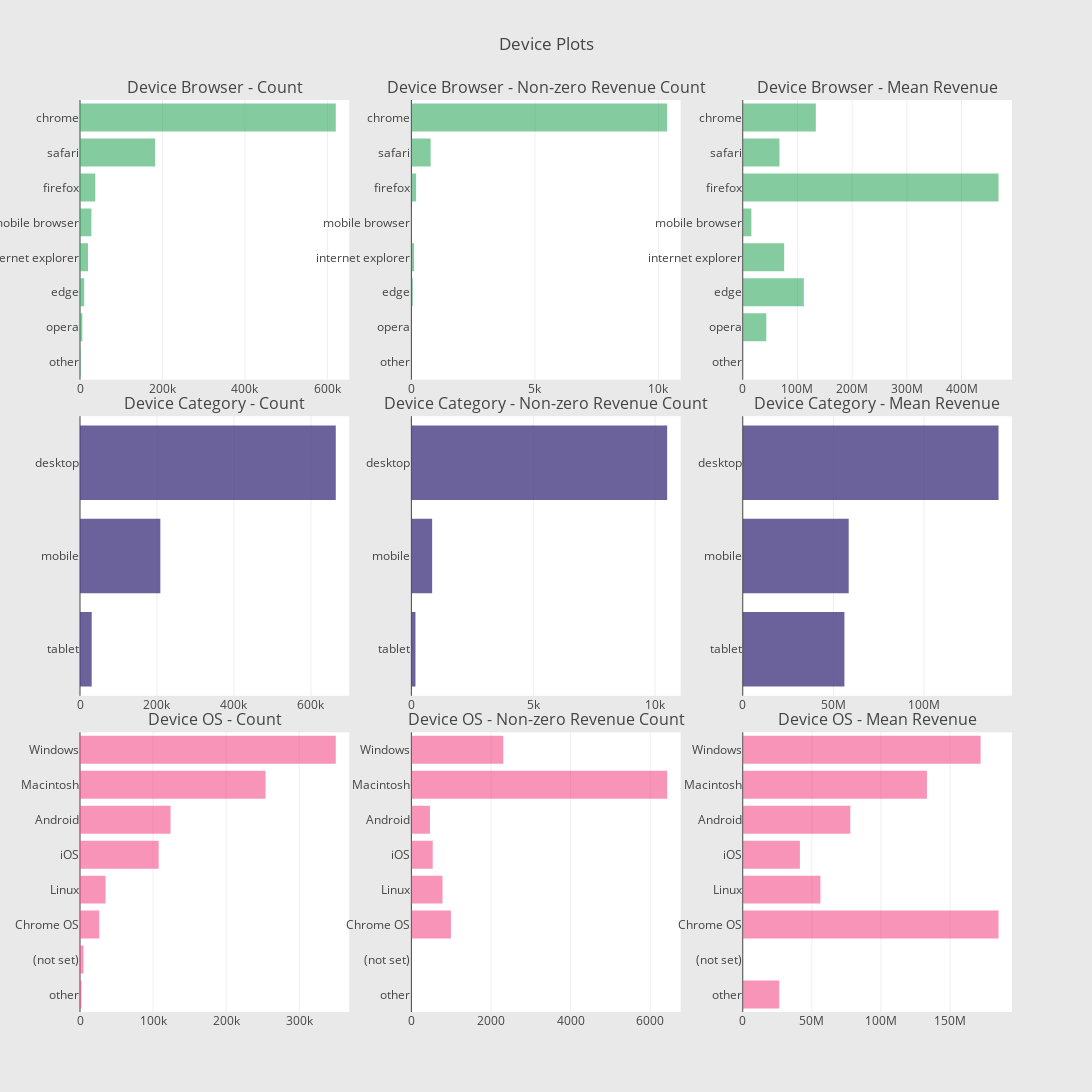

Notebook code for this chart:
### Code cell
def horizontal_bar_chart(cnt_srs, color):
    trace = go.Bar(
        y=cnt_srs.index[::-1],
        x=cnt_srs.values[::-1],
        showlegend=False,
        orientation = 'h',
        marker=dict(
            color=color,
        ),
    )
    return trace

# Device Browser
cnt_srs = train_data.groupby('device.browser')['totals.transactionRevenue'].agg(['size', 'count', 'mean'])
cnt_srs.columns = ["count", "count of non-zero revenue", "mean"]
cnt_srs = cnt_srs.sort_values(by="count", ascending=False)
trace1 = horizontal_bar_chart(cnt_srs["count"].head(10), 'rgba(50, 171, 96, 0.6)')
trace2 = horizontal_bar_chart(cnt_srs["count of non-zero revenue"].head(10), 'rgba(50, 171, 96, 0.6)')
trace3 = horizontal_bar_chart(cnt_srs["mean"].head(10), 'rgba(50, 171, 96, 0.6)')

# Device Category
cnt_srs = train_data.groupby('device.deviceCategory')['totals.transactionRevenue'].agg(['size', 'count', 'mean'])
cnt_srs.columns = ["count", "count of non-zero revenue", "mean"]
cnt_srs = cnt_srs.sort_values(by="count", ascending=False)
trace4 = horizontal_bar_chart(cnt_srs["count"].head(10), 'rgba(71, 58, 131, 0.8)')
trace5 = horizontal_bar_chart(cnt_srs["count of non-zero revenue"].head(10), 'rgba(71, 58, 131, 0.8)')
trace6 = horizontal_bar_chart(cnt_srs["mean"].head(10), 'rgba(71, 58, 131, 0.8)')

# Operating system
cnt_srs = train_data.groupby('device.operatingSystem')['totals.transactionRevenue'].agg(['size', 'count', 'mean'])
cnt_srs.columns = ["count", "count of non-zero revenue", "mean"]
cnt_srs = cnt_srs.sort_values(by="count", ascending=False)
trace7 = horizontal_bar_chart(cnt_srs["count"].head(10), 'rgba(246, 78, 139, 0.6)')
trace8 = horizontal_bar_chart(cnt_srs["count of non-zero revenue"].head(10),'rgba(246, 78, 139, 0.6)')
trace9 = horizontal_bar_chart(cnt_srs["mean"].head(10),'rgba(246, 78, 139, 0.6)')

# Creating two subplots
fig = tools.make_subplots(rows=3, cols=3, vertical_spacing=0.04, 
                          subplot_titles=["Device Browser - Count", "Device Browser - Non-zero Revenue Count", "Device Browser - Mean Revenue",
                                          "Device Category - Count",  "Device Category - Non-zero Revenue Count", "Device Category - Mean Revenue", 
                                          "Device OS - Count", "Device OS - Non-zero Revenue Count", "Device OS - Mean Revenue"])

fig.append_trace(trace1, 1, 1)
fig.append_trace(trace2, 1, 2)
fig.append_trace(trace3, 1, 3)
fig.append_trace(trace4, 2, 1)
fig.append_trace(trace5, 2, 2)
fig.append_trace(trace6, 2, 3)
fig.append_trace(trace7, 3, 1)
fig.append_trace(trace8, 3, 2)
fig.append_trace(trace9, 3, 3)

fig['layout'].update(height=1200, width=1200, paper_bgcolor='rgb(233,233,233)', title="Device Plots")
py.iplot(fig, filename='device-plots')

### Figure 1 — Plotly figure (JSON) as saved in the notebook; plotly's stock layout.template omitted (floating-point values rounded to 4 significant figures)
{"data": [{"marker": {"color": "rgba(50, 171, 96, 0.6)"}, "orientation": "h", "showlegend": false, "type": "bar", "uid": "13928ba8-e430-11e8-8739-e68283060228", "x": [1100, 5643, 10205, 19375, 27652, 37069, 182245, 620364], "xaxis": "x", "y": ["other", "opera", "edge", "internet explorer", "mobile browser", "firefox", "safari", "chrome"], "yaxis": "y"}, {"marker": {"color": "rgba(50, 171, 96, 0.6)"}, "orientation": "h", "showlegend": false, "type": "bar", "uid": "1394edfe-e430-11e8-bc91-e68283060228", "x": [0, 5, 58, 109, 19, 191, 780, 10353], "xaxis": "x2", "y": ["other", "opera", "edge", "internet explorer", "mobile browser", "firefox", "safari", "chrome"], "yaxis": "y2"}, {"marker": {"color": "rgba(50, 171, 96, 0.6)"}, "orientation": "h", "showlegend": false, "type": "bar", "uid": "1394edff-e430-11e8-839a-e68283060228", "x": [null, 43070000, 111800000.0, 75740000.0, 15720000.0, 467600000.0, 67180000.0, 133600000.0], "xaxis": "x3", "y": ["other", "opera", "edge", "internet explorer", "mobile browser", "firefox", "safari", "chrome"], "yaxis": "y3"}, {"marker": {"color": "rgba(71, 58, 131, 0.8)"}, "orientation": "h", "showlegend": false, "type": "bar", "uid": "1394ee00-e430-11e8-9648-e68283060228", "x": [30449, 208725, 664479], "xaxis": "x4", "y": ["tablet", "mobile", "desktop"], "yaxis": "y4"}, {"marker": {"color": "rgba(71, 58, 131, 0.8)"}, "orientation": "h", "showlegend": false, "type": "bar", "uid": "13975050-e430-11e8-a0b5-e68283060228", "x": [168, 852, 10495], "xaxis": "x5", "y": ["tablet", "mobile", "desktop"], "yaxis": "y5"}, {"marker": {"color": "rgba(71, 58, 131, 0.8)"}, "orientation": "h", "showlegend": false, "type": "bar", "uid": "13975051-e430-11e8-805e-e68283060228", "x": [56080000.0, 58430000.0, 141100000.0], "xaxis": "x6", "y": ["tablet", "mobile", "desktop"], "yaxis": "y6"}, {"marker": {"color": "rgba(246, 78, 139, 0.6)"}, "orientation": "h", "showlegend": false, "type": "bar", "uid": "13975052-e430-11e8-b160-e68283060228", "x": [2020, 4695, 26337, 35034, 107665, 123892, 253938, 350072], "xaxis": "x7", "y": ["other", "(not set)", "Chrome OS", "Linux", "iOS", "Android", "Macintosh", "Windows"], "yaxis": "y7"}, {"marker": {"color": "rgba(246, 78, 139, 0.6)"}, "orientation": "h", "showlegend": false, "type": "bar", "uid": "13975053-e430-11e8-b597-e68283060228", "x": [1, 0, 994, 782, 536, 467, 6426, 2309], "xaxis": "x8", "y": ["other", "(not set)", "Chrome OS", "Linux", "iOS", "Android", "Macintosh", "Windows"], "yaxis": "y8"}, {"marker": {"color": "rgba(246, 78, 139, 0.6)"}, "orientation": "h", "showlegend": false, "type": "bar", "uid": "1399b2a4-e430-11e8-90f9-e68283060228", "x": [26400000, null, 185000000.0, 56150000.0, 41360000.0, 77820000.0, 133300000.0, 172100000.0], "xaxis": "x9", "y": ["other", "(not set)", "Chrome OS", "Linux", "iOS", "Android", "Macintosh", "Windows"], "yaxis": "y9"}], "layout": {"annotations": [{"font": {"size": 16}, "showarrow": false, "text": "Device Browser - Count", "x": 0.1444, "xanchor": "center", "xref": "paper", "y": 1, "yanchor": "bottom", "yref": "paper"}, {"font": {"size": 16}, "showarrow": false, "text": "Device Browser - Non-zero Revenue Count", "x": 0.5, "xanchor": "center", "xref": "paper", "y": 1, "yanchor": "bottom", "yref": "paper"}, {"font": {"size": 16}, "showarrow": false, "text": "Device Browser - Mean Revenue", "x": 0.8556, "xanchor": "center", "xref": "paper", "y": 1, "yanchor": "bottom", "yref": "paper"}, {"font": {"size": 16}, "showarrow": false, "text": "Device Category - Count", "x": 0.1444, "xanchor": "center", "xref": "paper", "y": 0.6533, "yanchor": "bottom", "yref": "paper"}, {"font": {"size": 16}, "showarrow": false, "text": "Device Category - Non-zero Revenue Count", "x": 0.5, "xanchor": "center", "xref": "paper", "y": 0.6533, "yanchor": "bottom", "yref": "paper"}, {"font": {"size": 16}, "showarrow": false, "text": "Device Category - Mean Revenue", "x": 0.8556, "xanchor": "center", "xref": "paper", "y": 0.6533, "yanchor": "bottom", "yref": "paper"}, {"font": {"size": 16}, "showarrow": false, "text": "Device OS - Count", "x": 0.1444, "xanchor": "center", "xref": "paper", "y": 0.3067, "yanchor": "bottom", "yref": "paper"}, {"font": {"size": 16}, "showarrow": false, "text": "Device OS - Non-zero Revenue Count", "x": 0.5, "xanchor": "center", "xref": "paper", "y": 0.3067, "yanchor": "bottom", "yref": "paper"}, {"font": {"size": 16}, "showarrow": false, "text": "Device OS - Mean Revenue", "x": 0.8556, "xanchor": "center", "xref": "paper", "y": 0.3067, "yanchor": "bottom", "yref": "paper"}], "height": 1200, "paper_bgcolor": "rgb(233,233,233)", "title": "Device Plots", "width": 1200, "xaxis": {"anchor": "y", "domain": [0, 0.2889]}, "xaxis2": {"anchor": "y2", "domain": [0.3556, 0.6444]}, "xaxis3": {"anchor": "y3", "domain": [0.7111, 1]}, "xaxis4": {"anchor": "y4", "domain": [0, 0.2889]}, "xaxis5": {"anchor": "y5", "domain": [0.3556, 0.6444]}, "xaxis6": {"anchor": "y6", "domain": [0.7111, 1]}, "xaxis7": {"anchor": "y7", "domain": [0, 0.2889]}, "xaxis8": {"anchor": "y8", "domain": [0.3556, 0.6444]}, "xaxis9": {"anchor": "y9", "domain": [0.7111, 1]}, "yaxis": {"anchor": "x", "domain": [0.6933, 1]}, "yaxis2": {"anchor": "x2", "domain": [0.6933, 1]}, "yaxis3": {"anchor": "x3", "domain": [0.6933, 1]}, "yaxis4": {"anchor": "x4", "domain": [0.3467, 0.6533]}, "yaxis5": {"anchor": "x5", "domain": [0.3467, 0.6533]}, "yaxis6": {"anchor": "x6", "domain": [0.3467, 0.6533]}, "yaxis7": {"anchor": "x7", "domain": [0, 0.3067]}, "yaxis8": {"anchor": "x8", "domain": [0, 0.3067]}, "yaxis9": {"anchor": "x9", "domain": [0, 0.3067]}}}
